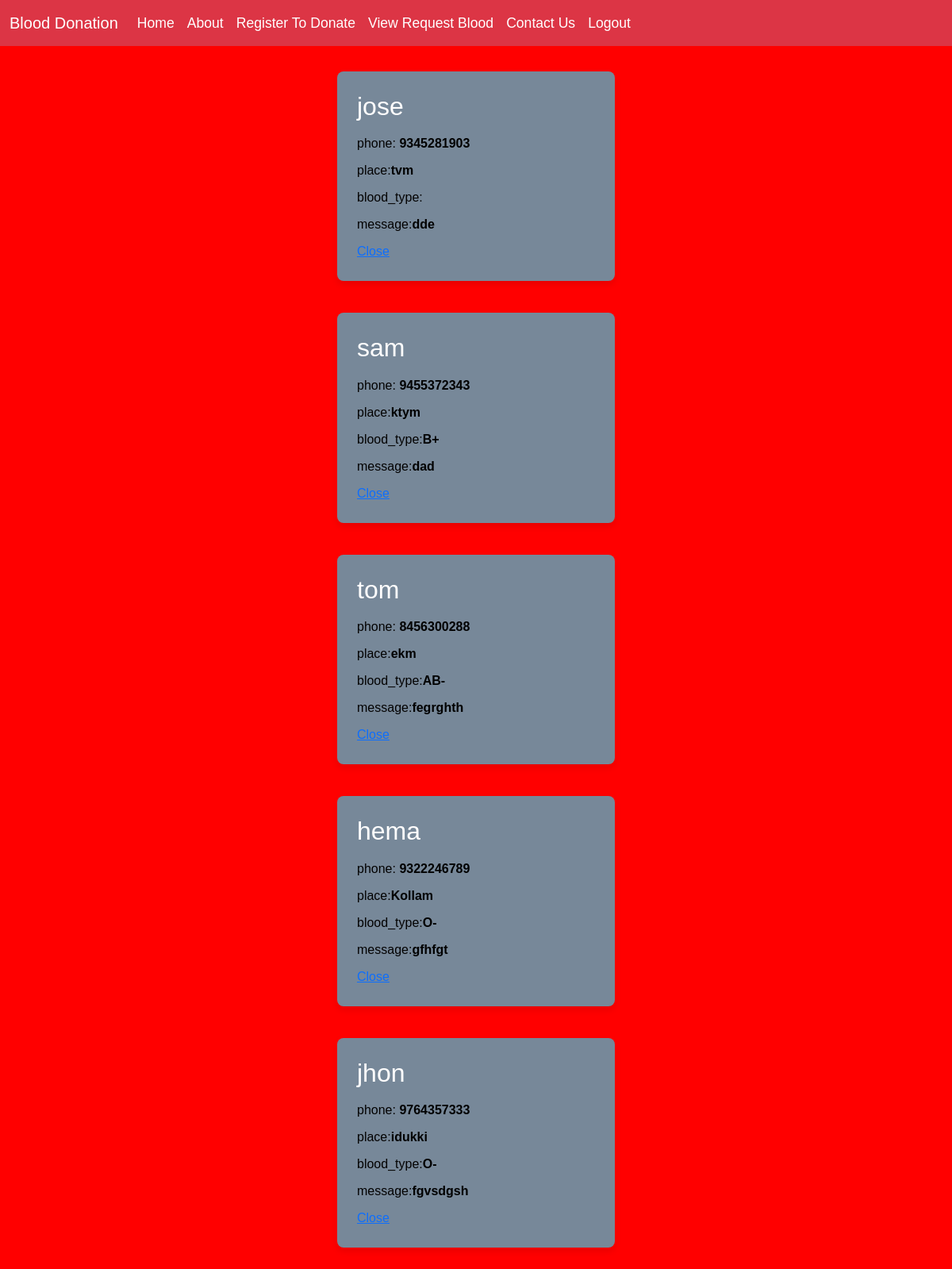
The page /user/view_request_blood_user/ on the database as committed earlier.
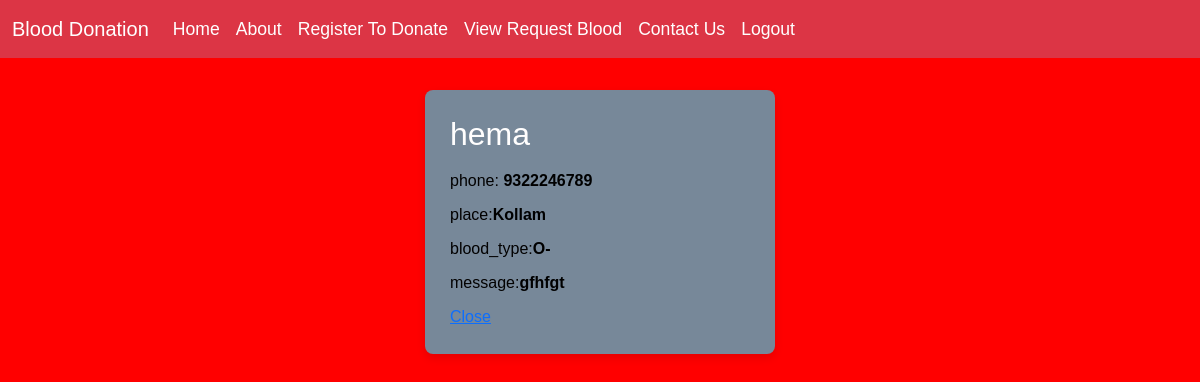
The same page on the database as committed later.
### app/models.py (models this page shows, shortened)
class BloodDonationRequest(models.Model):
    BLOOD_TYPE_CHOICES = [
        ('A+', 'A+'),
        ('A-', 'A-'),
        ('B+', 'B+'),
        ('B-', 'B-'),
        ('O+', 'O+'),
        ('O-', 'O-'),
        ('AB+', 'AB+'),
        ('AB-', 'AB-'),
    ]
    name = models.CharField(max_length=255)
    phone = models.CharField(max_length=15)
    place = models.CharField(max_length=255)
    blood_type = models.CharField(max_length=3, choices=BLOOD_TYPE_CHOICES)
    message = models.TextField()
    is_active = models.BooleanField(default=True)
    created_at = models.DateTimeField(auto_now_add=True)

### app/views.py (the view, shortened to what this page needs)
# urls.py: path('user/view_request_blood_user/',views.view_request_blood_user),
def view_request_blood_user(request):
    requests = BloodDonationRequest.objects.all()
    active=BloodDonationRequest.objects.filter(is_active=True)
    return render(request, 'user/viewrequestblooduser.html', {'requests': requests, 'active':active})

### template/user/viewrequestblooduser.html (shortened to what this page needs)
<!DOCTYPE html>
<html lang="en">
<head>
    <link href="https://cdn.jsdelivr.net/npm/bootstrap@5.3.3/dist/css/bootstrap.min.css" rel="stylesheet">
</head>
<body>
    <nav class="navbar navbar-expand-sm bg-danger navbar-dark fixed-top">
        <div class="container-fluid">
            <a class="navbar-brand" href="#">Blood Donation</a>
            <div class="collapse navbar-collapse" id="collapsibleNavbar">
                <ul class="navbar-nav">
                    <li class="nav-item"><a class="nav-link" href="/">Home</a></li>
                    <li class="nav-item"><a class="nav-link" href="../about_us">About</a></li>
                    <li class="nav-item"><a class="nav-link" href="../register_to_donate">Register To Donate</a></li>
                    <li class="nav-item"><a class="nav-link" href="../view_request_blood_user">View Request Blood</a></li>
                    <li class="nav-item"><a class="nav-link" href="../contact">Contact Us</a></li>
                    <li class="nav-item"><a class="nav-link" href="../logout">Logout</a></li>
                </ul>
            </div>
        </div>
    </nav>
    <div class="container">
        <div class="row">
            {% for i in active %}
            <div class="col-lg-12">
                <div class="col-lg-7">
                    <h1 class="mb-3">{{i.name}}</h1>
                    <p>phone: <span class="text-success fw-bold">{{i.phone}}</span></p>
                    <p>place:<span class="text-success fw-bold">{{i.place}}</span></p>
                    <p>blood_type:<span class="text-success fw-bold">{{i.blood_type}}</span></p>
                    <p>message:<span class="text-success fw-bold">{{i.message}}</span></p>
                    <a href="../qty_in/{{i.pk}}">Close</a>
                </div>
            </div>
            {% endfor %}
        </div>
    </div>
</body>
</html>

Rows that differ between the two databases and show on the page:
no longer on this page (row edited): BloodDonationRequest: name "jose", phone "9345281903", place "tvm", message "dde"
no longer on this page (row edited): BloodDonationRequest: name "sam", phone "9455372343", place "ktym", blood_type "B+", message "dad"
no longer on this page (row edited): BloodDonationRequest: name "tom", phone "8456300288", place "ekm", blood_type "AB-", message "fegrghth"
no longer on this page (row edited): BloodDonationRequest: name "jhon", phone "9764357333", place "idukki", blood_type "O-", message "fgvsdgsh"
